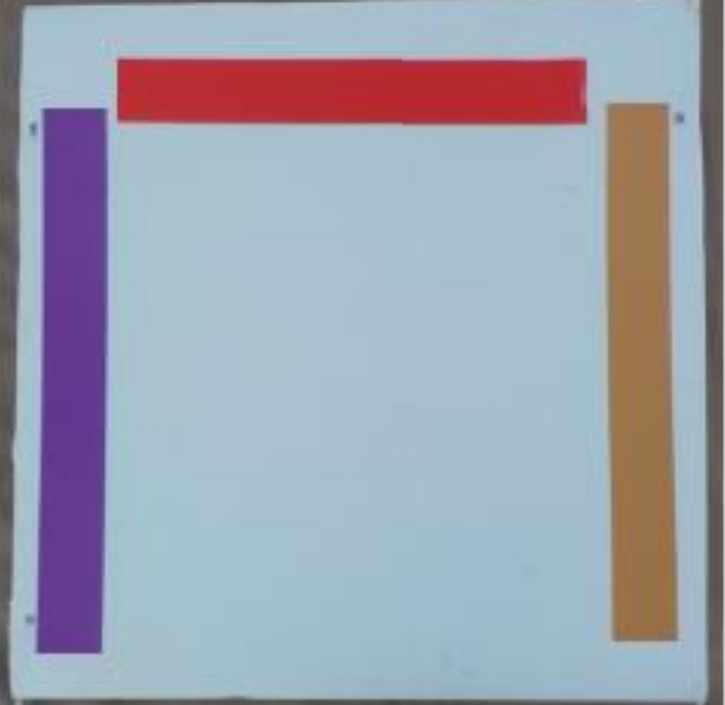
#> input picture RECON2020/TASK_PHOTOMOSAIC/photomosaic1.png, 725 x 705 px; the run also reads 1 picture not shown here
$ python photomosaic.py
#> lines starting #> are read from the running program, lines starting #| are printed output that depends on the picture
import cv2
import numpy as np
import imutils
photomosaic1=cv2.imread("photomosaic1.png")
#> photomosaic1 is the input picture: shape (705, 725, 3); mean B, G, R 175.9, 162.3, 156.8
photomosaic2=cv2.imread("photomosaic2.png")
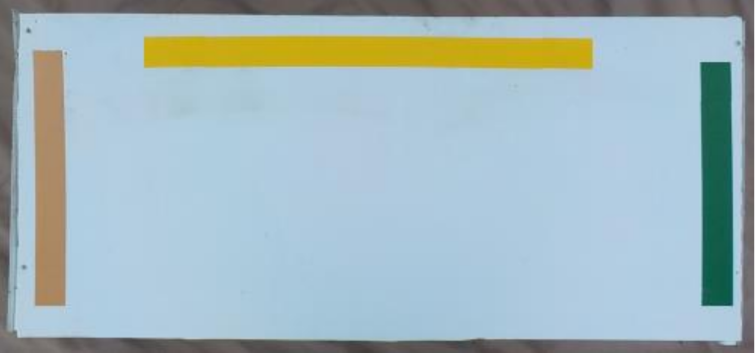
#> input picture RECON2020/TASK_PHOTOMOSAIC/photomosaic2.png, 1509 x 705 px (shown at 1/2 size)
#> photomosaic2 is the input picture: shape (705, 1509, 3); mean B, G, R 189.2, 183.4, 162.8

photomosaic3=cv2.imread("photomosaic3.png")
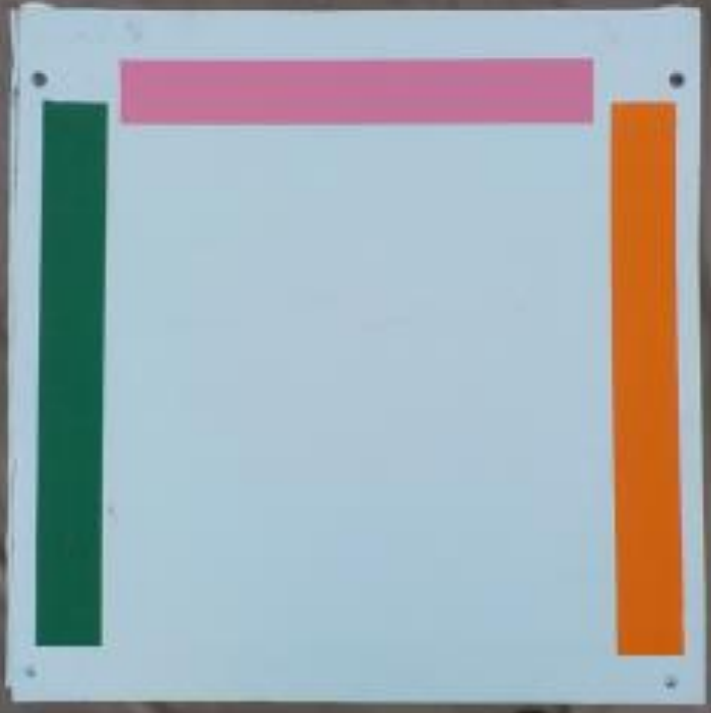
#> input picture RECON2020/TASK_PHOTOMOSAIC/photomosaic3.png, 711 x 713 px
#> photomosaic3 is the input picture: shape (713, 711, 3); mean B, G, R 177.6, 172.1, 161.2

photomosaic4=cv2.imread("photomosaic4.png")
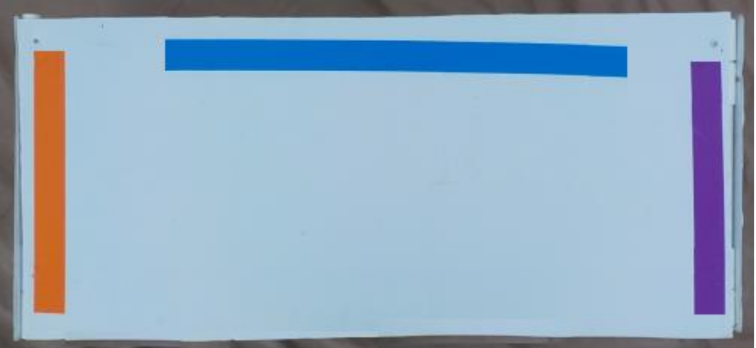
#> input picture RECON2020/TASK_PHOTOMOSAIC/photomosaic4.png, 1511 x 695 px (shown at 1/2 size)
#> photomosaic4 is the input picture: shape (695, 1511, 3); mean B, G, R 194.1, 172.7, 149.2
photomosaic5=cv2.imread("photomosaic5.png")
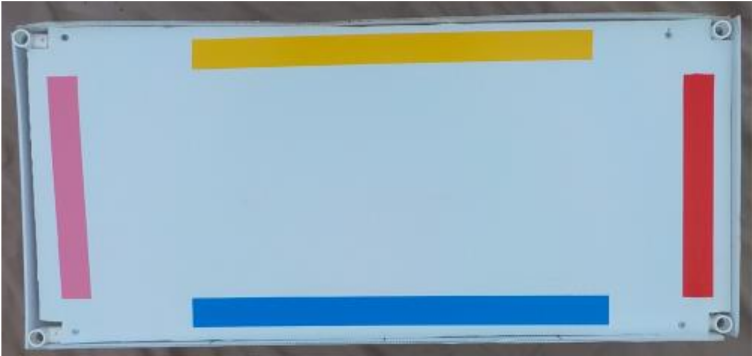
#> input picture RECON2020/TASK_PHOTOMOSAIC/photomosaic5.png, 1503 x 711 px (shown at 1/2 size)
#> photomosaic5 is the input picture: shape (711, 1503, 3); mean B, G, R 184.2, 170.3, 150.9
white=cv2.imread("white.jpg")

shape1=photomosaic1.shape
#> shape1 = (705, 725, 3)
shape2=photomosaic2.shape
#> shape2 = (705, 1509, 3)
shape3=photomosaic3.shape
#> shape3 = (713, 711, 3)
shape4=photomosaic4.shape
#> shape4 = (695, 1511, 3)
shape5=photomosaic5.shape
#> shape5 = (711, 1503, 3)


photomosaic1=cv2.resize(photomosaic1,(500,200))
#> photomosaic1: shape (200, 500, 3)
photomosaic2=cv2.resize(photomosaic2,(500,200))
#> photomosaic2: shape (200, 500, 3)
photomosaic3=cv2.resize(photomosaic3,(500,200))
#> photomosaic3: shape (200, 500, 3)
photomosaic4=cv2.resize(photomosaic4,(500,200))
#> photomosaic4: shape (200, 500, 3)
photomosaic5=cv2.resize(photomosaic5,(500,200))
#> photomosaic5: shape (200, 500, 3)


d={1:abs(shape1[0]-shape1[1]),2:abs(shape2[0]-shape2[1]) ,3:abs(shape3[0]-shape3[1]),4:abs(shape4[0]-shape4[1]),5:abs(shape5[0]-shape5[1])}
d=sorted(d.items(), key=lambda x: x[1])
print(d[0][0],d[1][0])
#| 3 1
if(d[0][0]==1):
    photomosaic1=cv2.resize(photomosaic1,(200,200))
elif(d[0][0]==2):
    photomosaic2=cv2.resize(photomosaic2,(200,200))
elif(d[0][0]==3):
    photomosaic3=cv2.resize(photomosaic3,(200,200))
#> photomosaic3: shape (200, 200, 3)
elif(d[0][0]==4):
    photomosaic4=cv2.resize(photomosaic4,(200,200))


if(d[1][0]==1):
    photomosaic1=cv2.resize(photomosaic1,(200,200))
#> photomosaic1: shape (200, 200, 3)
elif(d[1][0]==2):
    photomosaic2=cv2.resize(photomosaic2,(200,200))
elif(d[1][0]==3):
    photomosaic3=cv2.resize(photomosaic3,(200,200))
elif(d[1][0]==4):
    photomosaic4=cv2.resize(photomosaic4,(200,200))

if(photomosaic4.shape[1]==200):

    white=cv2.resize(white,(1400-photomosaic4.shape[1],photomosaic5.shape[1]))
    photomosaic5=cv2.resize(photomosaic5,(200,500))


elif(photomosaic4.shape[1]==500):
    white=cv2.resize(white,(1400-photomosaic4.shape[1],photomosaic5.shape[0]))
#> white: shape (200, 900, 3); every value is 255
    photomosaic5=cv2.resize(photomosaic5,(500,200))
    print("WHITE : ",white.shape)
#| WHITE :  (200, 900, 3)


shape1=photomosaic1.shape
shape2=photomosaic2.shape
shape3=photomosaic3.shape
shape4=photomosaic4.shape
shape5=photomosaic5.shape
print(d)
#| [(3, 2), (1, 20), (5, 792), (2, 804), (4, 816)]


print(shape1)
#| (200, 200, 3)
print(shape2)
#| (200, 500, 3)
print(shape3)
#| (200, 200, 3)
print("SHAPE : ",shape4)
#| SHAPE :  (200, 500, 3)
print(shape5)
#| (200, 500, 3)


#print("white",white.shape," ",photomosaic5.shape)
top=np.column_stack((white,photomosaic5))
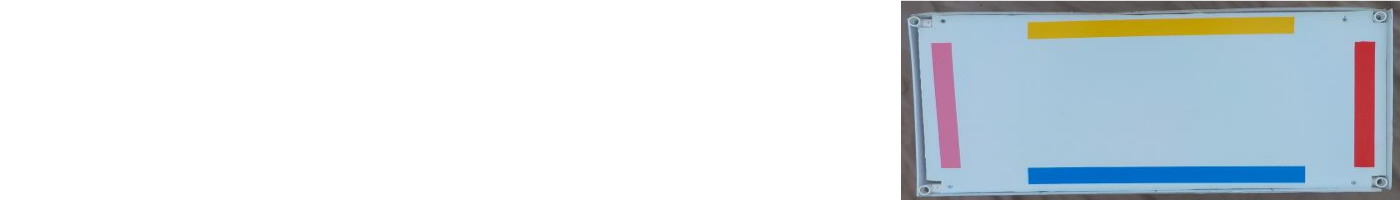
#> top: shape (200, 1400, 3); mean B, G, R 229.8, 224.8, 217.8
base=np.column_stack((photomosaic1,photomosaic2,photomosaic3,photomosaic4))
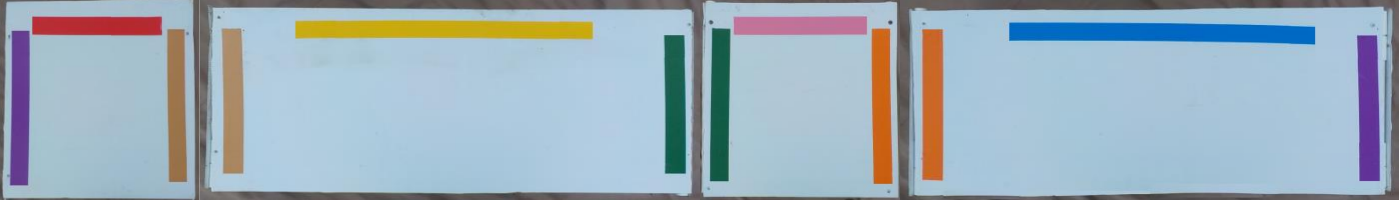
#> base: shape (200, 1400, 3); mean B, G, R 187.3, 174.9, 156.8
final=np.row_stack((top,base))
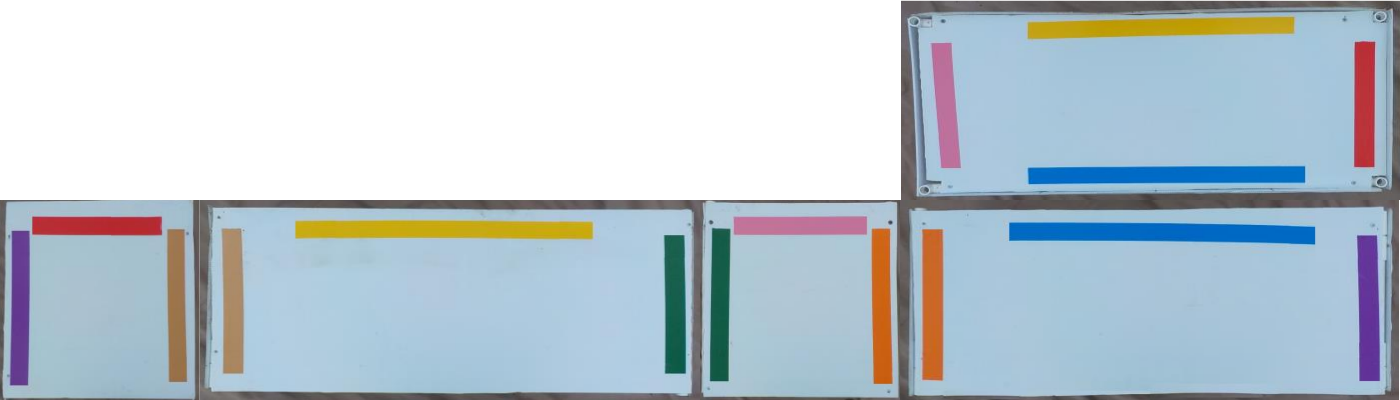
#> final: shape (400, 1400, 3); mean B, G, R 208.5, 199.8, 187.3

print(top.shape,base.shape)
#| (200, 1400, 3) (200, 1400, 3)
print("TYPE ",type(base),type(top))
#| TYPE  <class 'numpy.ndarray'> <class 'numpy.ndarray'>

cv2.imshow("final",final)


cv2.waitKey(0)
cv2.destroyAllWindows()
